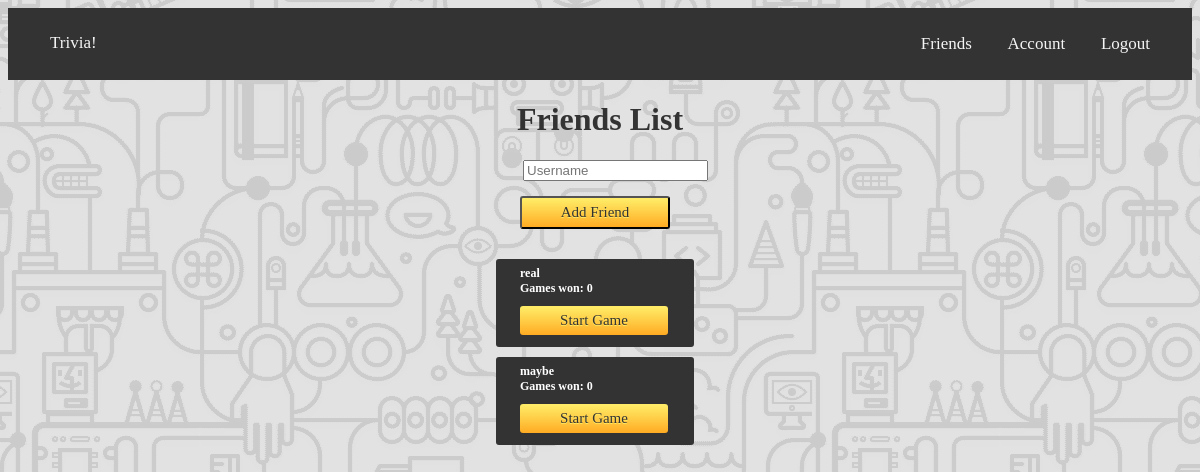
Page /friends (signed in) on the earlier database version.
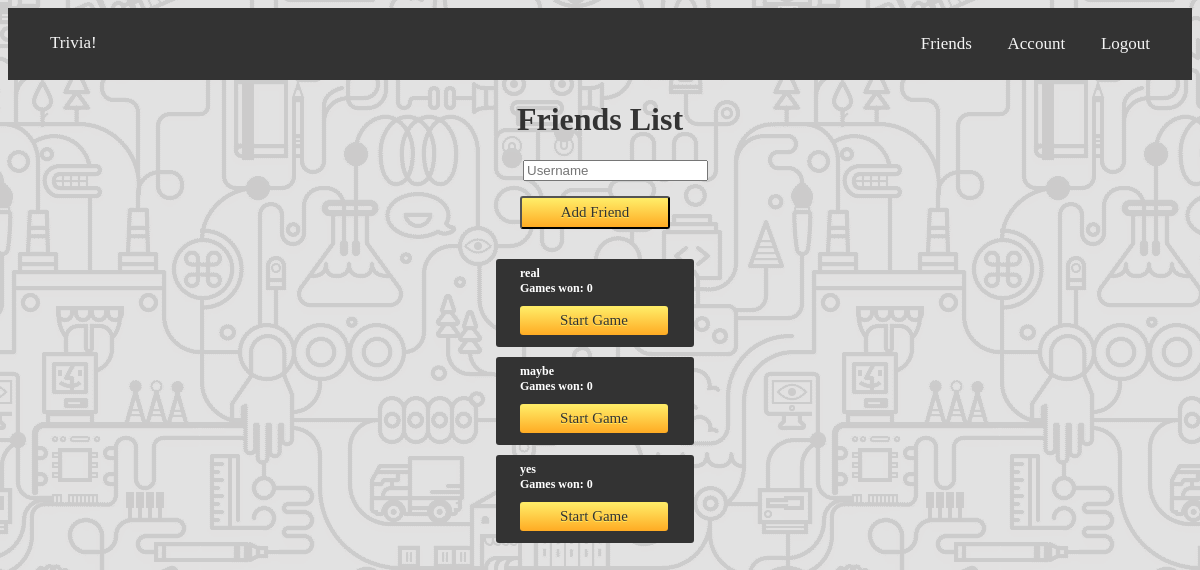
Same page on the later database version.
### Application/models.py (models this page shows, shortened)
class User(db.Model, UserMixin):
	id = db.Column(db.Integer, primary_key=True)
	username = db.Column(db.String(20), unique=True, nullable=False)
	email = db.Column(db.String(120), unique=True, nullable=False)
	password = db.Column(db.String(60), nullable=False)
	games_won = db.Column(db.Integer(), nullable=False, default=0)
	friend_list = db.relationship("User", secondary=friends, primaryjoin = (friends.c.self_id == id), secondaryjoin = (friends.c.friend_id == id), backref= db.backref('friends', lazy='dynamic'), lazy='dynamic')
	games = db.relationship("Game", secondary=game_table, backref=db.backref('games', lazy='dynamic'))

### Application/routes.py (the view)
@application.route("/friends", methods=['GET', 'POST']) #friends list that allows for adding friends
@login_required
def friends():
	form = AddFriend()
	if form.validate_on_submit():
		friend = User.query.filter_by(username=form.username.data).first() # find object for given username
		current_user.add_friend(friend) # add friend in db (from object)
		db.session.commit() # update db
		flash('Friend Added!', 'success')
	return render_template("friendList.html", title="Friend's List", form=form)

### Application/forms.py (shortened to what this page needs)
class AddFriend(FlaskForm):
	username = StringField('Username', validators=[DataRequired()])
	submit = SubmitField('Add Friend')

### Application/models.py (called while the page is built)
@login_manager.user_loader # loads in user
def load_user(user_id):
	return User.query.get(int(user_id))

### Application/templates/friendList.html (shortened to what this page needs)
{% extends "layout.html" %}
{% block content %}
<div>
	<h1 style="color: #333333;">Friends List</h1>
	<div class="theForm">
		<form method="POST" action="/friends">
			{{ form.username(class="form-control form-control-lg", placeholder="Username", style="position:relative; left:50%; margin-left: -77px;")}}<br><br>
			{{ form.submit(class="myButton", style="position:relative; left:50%; margin-left: -80px;") }}
		</form>
	</div>
	<div class="friends" style="position: relative; top: 20px;">
	{% for friend in current_user.friend_list %}
		<div class="block" style="position:relative; left:50%; margin-left:-104px; margin-top:10px; background-color:#333333; -moz-border-radius:3px; -webkit-border-radius:3px; border-radius:3px; display:inline-block; color:white; font-size:12px;font-weight:bold;padding:7px 24px;text-decoration:none;width:150px;transition: 1s ease;">
			{{ friend.username }}<br>
			Games won: {{friend.games_won}}<br>
			<a href="/create/{{friend.id}}" class="myButton" style="position: relative; top: 10px;text-align: center; width: 100px;">Start Game</a><br><br>
		</div><br>
	{% endfor %}
	</div>
</div>
{% endblock content %}

### Application/templates/layout.html (shortened to what this page needs)
<!DOCTYPE html>
<html>
<head>
    <link rel="stylesheet" media="screen" href="https://fontlibrary.org/face/cretan-hieroglyphs" type="text/css"/><link rel="stylesheet" media="screen" href="https://fontlibrary.org/face/hanken" type="text/css"/>
    <link rel="stylesheet" media="screen" href="{{url_for('static', filename='style.css') }}" type="text/css"/>
</head>
<body>
	<div class="navBar">
		{% if current_user.is_authenticated %}
			<div align="left" style="position: relative; top: 9px;">
				<a href="/">Trivia!</a>
			</div>
			<div align="right" style="position: relative; top: -10px;">
				<a href="/friends">Friends</a>
				<a href="/account">Account</a>
				<a href="/logout">Logout</a>
			</div>
		{% endif %}
	</div>
   	{% block content %}{% endblock %}
</body>
</html>

### Application/static/style.css (style rules this page uses)
h1 { font-family: 'CretanHieroglyphsRegular'; font-weight: bold; font-style: normal; size: 500px; text-align: center; }
a { font-family: 'HankenBook'; font-weight: normal; font-style: normal; font-size: 12px; }
body { background-image: url(repbg.png); background-position: center; height: 600px; }
.myButton { background:-webkit-gradient(linear, left top, left bottom, color-stop(0.05, #ffeb66), color-stop(1, #ffab23)); background:-moz-linear-gradient(top, #ffeb66 5%, #ffab23 100%); background:-webkit-linear-gradient(top, #ffeb66 5%, #ffab23 100%); background:-o-linear-gradient(top, #ffeb66 5%, #ffab23 100%); background:-ms-linear-gradient(top, #ffeb66 5%, #ffab23 100%); background:linear-gradient(to bottom, #ffeb66 5%, #ffab23 100%); filter:progid:DXImageTransform.Microsoft.gradient(startColorstr='#ffeb66', endColorstr='#ffab23',GradientType=0); background-color:#ffeb66; -moz-border-radius:3px; -webkit-border-radius:3px; border-radius:3px; display:inline-block; cursor:pointer; color:#333333; font-family:Arial; font-size:15px; font-weight:bold; padding:6px 24px; text-decoration:none; text-shadow:0px 1px 0px #ffee66; width:150px; font-family: 'HankenBook'; font-weight: normal; font-style: normal; transition: 1s ease; }
.theForm { font-family: 'HankenBook'; font-size: 12px; color: #333333; }
.navBar { border: 1px solid #333333; transition: 0.9s ease; overflow: hidden; background-color: #333333; padding: 15px 25px; font-family: 'HankenBook'; font-size: 15px; }
.navBar a { color: whitesmoke; padding: 14px 16px; text-decoration: none; font-size: 17px; }

Differences in the rows shown:
added User: username "yes", games_won "0"
